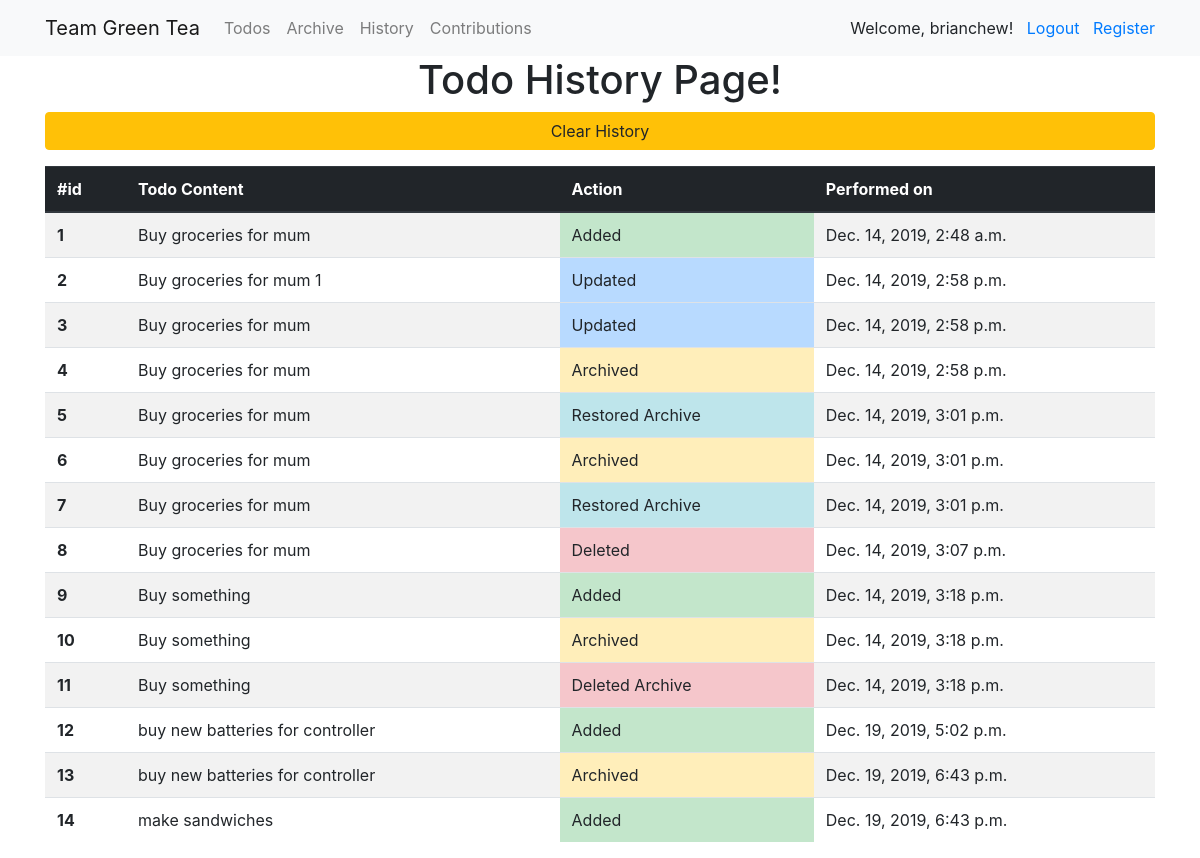
The page /todo_history/ (signed in) on the database its author committed.
### todolist/models.py (models this page shows)
class TodoItemLogger(models.Model):
    TYPE = (
        ('A','Added'),
        ('D','Deleted'),
        ('U','Updated'),
        ('AR','Archived'), # Archived a todoitem object
        ('DA','Deleted Archive'), # Deleted an archive object
        ('RA','Restored Archive'), # Restored a todoitem
    )
    content = models.TextField()
    action = models.CharField(max_length=1, choices=TYPE) # Can use object.action_display() to show 'Added' instead of 'A' with object.action
    created_at = models.DateTimeField(default=timezone.now)
    updated_at = models.DateTimeField(auto_now=True)

### todolist/views.py (the view)
# urls.py: path("todo_history/", todoHistoryView),
def todoHistoryView(request):
    all_todos_items = TodoItemLogger.objects.all()
    return render(request, 'history.html', {'all_items': all_todos_items})

### todolist/templates/history.html
{% extends "base.html" %}
{% block page_content %}
<h1 class="text-center">Todo History Page!</h1>
{% if user.is_authenticated %}
<form action="/clearHistory/" method="post">{% csrf_token %}
    <input class="btn btn-warning btn-block" type="submit" value="Clear History" />
</form>
<table class="table table-striped">
    <thead class="thead-dark">
        <tr>
            <th scope="col">#id</th>
            <th scope="col">Todo Content</th>
            <th scope="col">Action</th>
            <th scope="col">Performed on</th>
        </tr>
    </thead>
    <tbody>
        {% for todo_item in all_items %}
        <tr>
            <th scope="row">{{todo_item.id}}</th>
            <td>{{todo_item.content}}</td>
            {% if todo_item.action == "A" %}
            <td class="table-success">{{ todo_item.get_action_display}}</td>
            {% elif todo_item.action == "D" or todo_item.action == "DA" %}
            <td class="table-danger">{{ todo_item.get_action_display}}</td>
            {% elif todo_item.action == "U" %}
            <td class="table-primary">{{ todo_item.get_action_display}}</td>
            {% elif todo_item.action == "AR" %}
            <td class="table-warning">{{ todo_item.get_action_display}}</td>
            {% else %}
            <td class="table-info">{{ todo_item.get_action_display}}</td>
            {% endif %}
            <td>{{todo_item.created_at}}</td>
            </tr>
            {% endfor %}
        </tbody>
    </table>
{% else %}
<div class="alert alert-warning" role="alert">
    You're not logged in!
</div>
{% endif %}
{% endblock %}

### todolist/templates/base.html (shortened to what this page needs)
<link rel="stylesheet" href="https://stackpath.bootstrapcdn.com/bootstrap/4.1.3/css/bootstrap.min.css">
<nav class="navbar navbar-expand-lg navbar-light bg-light">
    <div class="container">
        <a class="navbar-brand" href="/todo">Team Green Tea</a>
        <div class="collapse navbar-collapse" id="navbarSupportedContent">
          <ul class="navbar-nav mr-auto">
            <li class="nav-item">
              <a class="nav-link" href="/todo">Todos</a>
            </li>
            <li class="nav-item">
              <a class="nav-link" href="/todoArchived">Archive</a>
            </li>
            <li class="nav-item">
              <a class="nav-link" href="/todo_history">History</a>
            </li>
            <li class="nav-item">
              <a class="nav-link" href="{% url 'todolist_contributions' %}">Contributions</a>
            </li>
          </ul>
          {% if user.is_authenticated %}
            Welcome, {{ user.username}}!&nbsp;&nbsp;&nbsp;
            <a href="{% url 'logout' %}">Logout</a>
          {% else %}
            <a href="{% url 'login' %}">Login</a>
          {% endif %}
          &nbsp;&nbsp;&nbsp;<a href="/register">Register</a>
        </div>
    </div>
</nav>
<div class="container">
    {% block page_content %}{% endblock %}
</div>

### rows shown on the page
TodoItemLogger: id "1", content "Buy groceries for mum", action "Added", created_at "Dec. 14, 2019, 2:48 a.m."
TodoItemLogger: id "2", content "Buy groceries for mum 1", action "Updated", created_at "Dec. 14, 2019, 2:58 p.m."
TodoItemLogger: id "3", content "Buy groceries for mum", action "Updated", created_at "Dec. 14, 2019, 2:58 p.m."
TodoItemLogger: id "4", content "Buy groceries for mum", action "Archived", created_at "Dec. 14, 2019, 2:58 p.m."
TodoItemLogger: id "5", content "Buy groceries for mum", action "Restored Archive", created_at "Dec. 14, 2019, 3:01 p.m."
TodoItemLogger: id "6", content "Buy groceries for mum", action "Archived", created_at "Dec. 14, 2019, 3:01 p.m."
TodoItemLogger: id "7", content "Buy groceries for mum", action "Restored Archive", created_at "Dec. 14, 2019, 3:01 p.m."
TodoItemLogger: id "8", content "Buy groceries for mum", action "Deleted", created_at "Dec. 14, 2019, 3:07 p.m."
TodoItemLogger: id "9", content "Buy something", action "Added", created_at "Dec. 14, 2019, 3:18 p.m."
TodoItemLogger: id "10", content "Buy something", action "Archived", created_at "Dec. 14, 2019, 3:18 p.m."
TodoItemLogger: id "11", content "Buy something", action "Deleted Archive", created_at "Dec. 14, 2019, 3:18 p.m."
TodoItemLogger: id "12", content "buy new batteries for controller", action "Added", created_at "Dec. 19, 2019, 5:02 p.m."
TodoItemLogger: id "13", content "buy new batteries for controller", action "Archived", created_at "Dec. 19, 2019, 6:43 p.m."
TodoItemLogger: id "14", content "make sandwiches", action "Added", created_at "Dec. 19, 2019, 6:43 p.m."

### other values the page prints
{{ user.username }} "brianchew"
